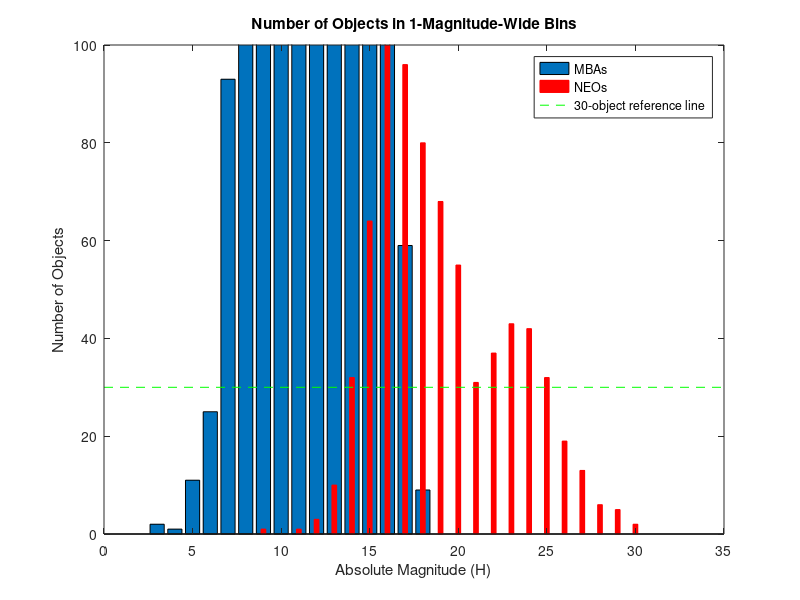
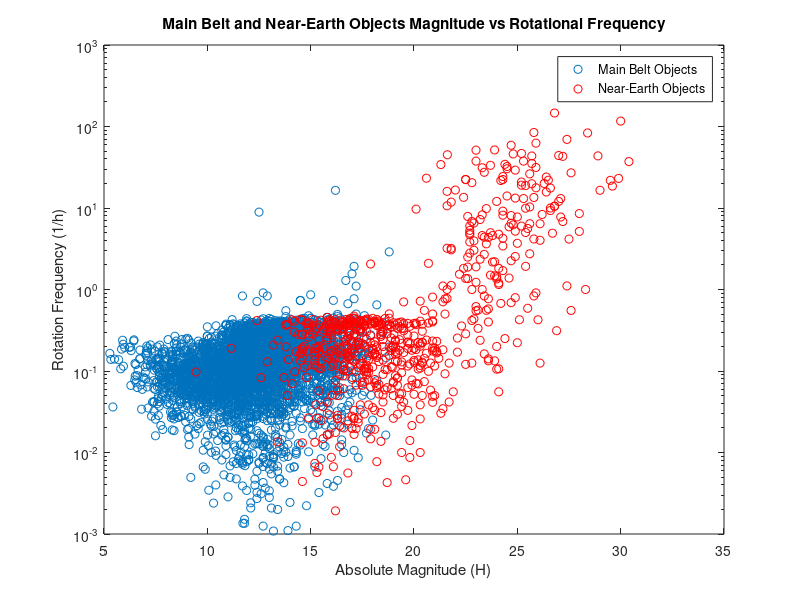
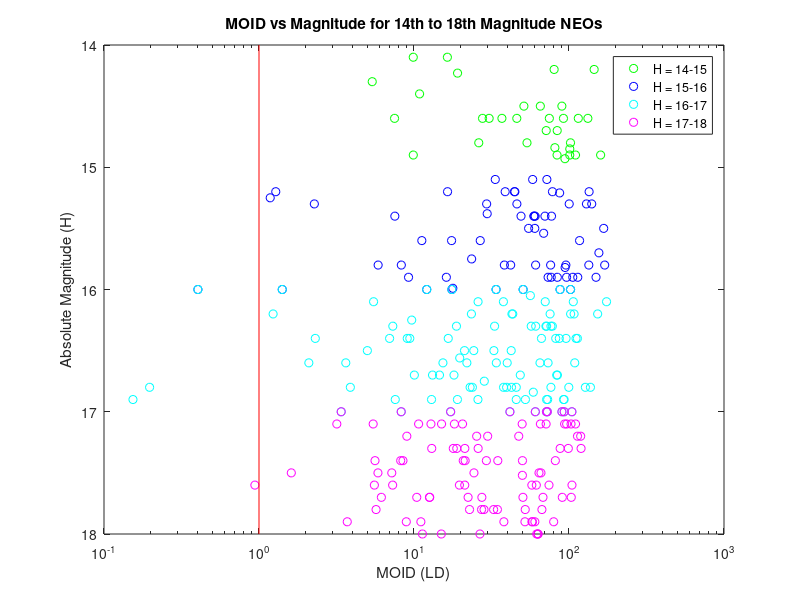
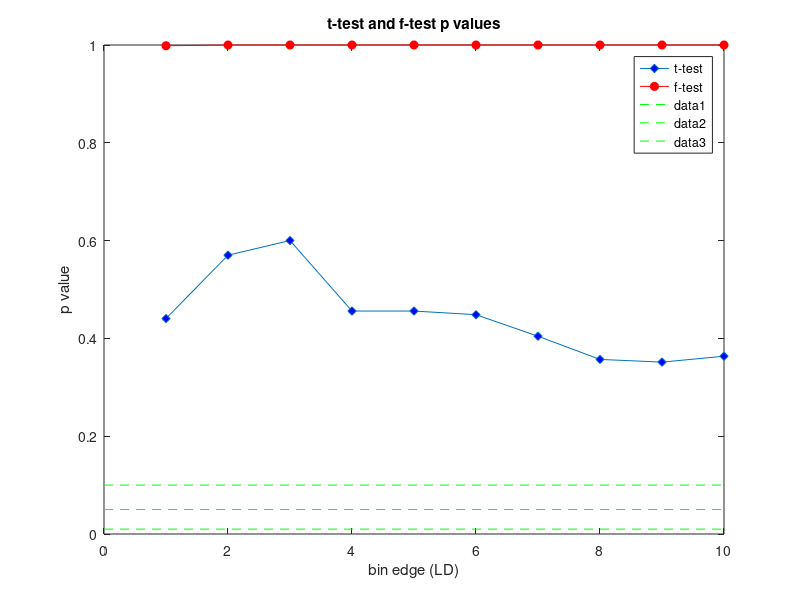

Recreate these plots in MATLAB, in order.
% MBA analysis
clear all; close all; clc;
% mbaFile = 'horizons_main_belt_with_rot.csv';
% neoFile = 'horizons_data_analysis.xlsx';
% 
% mbaPeriod = xlsread(mbaFile,1,'G2:G4032');
% mbaFreq = 1./mbaPeriod;
% mbaMoidLD = xlsread(mbaFile,1,'K2:K4032');
% mbaH = xlsread(mbaFile,1,'D2:D4032');
% 
% neoPeriod = xlsread(neoFile,1,'G2:G10938');
% neoMoid = xlsread(neoFile,1,'J2:J10938');
% neoH = xlsread(neoFile,1,'D2:D10938');
% 
% % trim the longer array to be the same size as the shorter array
% if length(neoPeriod)~=length(neoMoid)
%     if length(neoPeriod)>length(neoMoid)
%         neoPeriod(length(neoMoid)+1:end) = [];
%         neoH(length(neoMoid)+1:end) = [];
%     else
%         neoMoid(length(neoPeriod)+1:end) = [];
%         neoH(length(neoPeriod)+1:end) = [];
%     end
% end        
% 
% for i = fliplr(1:length(neoPeriod))
%     if isnan(neoPeriod(i)) || neoPeriod(i) == 0
%         neoPeriod(i) = [];
%         neoMoid(i) = [];
%         neoH(i) = [];
%     end
% end
% 
% neoFreq = 1./neoPeriod;

load('mbaAndNeoData');

% count the number of objects from 5th to 30th magnitude
for mag = 1:30
    count = 1;
    for i = 1:length(mbaH)      % counting MBAs
        if mag <= mbaH(i) && mbaH(i) <= mag+1
            mbaMagSubset(mag,count,:) = [mbaH(i) mbaFreq(i)];       % mag subset dimensions represent (magnitude bin, object number (for reference), and [H, freq])
            count = count + 1;
        end
    end
end

for mag = 1:30
    count = 1;
    for i = 1:length(neoH)      % counting NEOs
        if mag <= neoH(i) && neoH(i) <= mag+1
            neoMagSubset(mag,count,:) = [neoH(i) neoFreq(i) neoMoid(i)/0.002655];
            count = count + 1;
        end
    end
end

% count the number of elements in each magnitude bin
for i = 1:(length(mbaMagSubset(:,1,1)))
    mbaNumVec(i) = nnz(mbaMagSubset(i,:,1));
end
mbaNumVec = [mbaNumVec zeros(1,30-length(mbaNumVec))]; % fill in extra zeros

for i = 1:(length(neoMagSubset(:,1,1)))
    neoNumVec(i) = nnz(neoMagSubset(i,:,1));
end
neoNumVec = [neoNumVec zeros(1,30-length(neoNumVec))]; % fill in extra zeros

% rebin for analysis
neoHVec = reshape(neoMagSubset(14:17,:,1),1,[]);
neoHVec(neoHVec==0) = [];
neoFreqVec = reshape(neoMagSubset(14:17,:,2),1,[]);
neoFreqVec(neoFreqVec==0) = [];
neoMoidVec = reshape(neoMagSubset(14:17,:,3),1,[]);
neoMoidVec(neoMoidVec==0) = [];

mbaFreqVec = reshape(mbaMagSubset(14:17,:,2),1,[]);
mbaFreqVec(mbaFreqVec==0) = [];

nNeo = zeros(1,10);
meanFreqNeo = zeros(1,10);
stdFreqNeo = zeros(1,10);
% remove non-encounter NEOs
for j = fliplr(1:10)
    for i = fliplr(1:length(neoMoidVec))
        if neoMoidVec(i) > j
            neoHVec(i) = [];
            neoFreqVec(i) = [];
            neoMoidVec(i) = [];
        end
    end
    nNeo(j) = length(neoHVec);
    meanFreqNeo(j) = mean(neoHVec);
    stdFreqNeo(j) = std(neoHVec);

    % f and t test
    [fH, fP(j), fci(j,:), fstats(j)] = vartest2(neoFreqVec,mbaFreqVec,'Tail','right');
    [tH, tP(j), tci(j,:), tstats(j)] = ttest2(neoFreqVec,mbaFreqVec,'Tail','right');
end

%%
% plot the comparison of the two counts
countComparison = figure;
width = 0.8;
bar(1:30,mbaNumVec,width);
hold on;
bar(1:30,neoNumVec,width/3,'FaceColor','r','EdgeColor','r');
plot(xlim,[30, 30],'g--');
title('Number of Objects in 1-Magnitude-Wide Bins');
xlabel('Absolute Magnitude (H)');
ylabel('Number of Objects');
legend('MBAs', 'NEOs', '30-object reference line');
ylim([0 100]);
hold off;
% saveas(countComparison,'..\Documentation\Thesis\mbaNeoCountComparison.png');

magVsFreq = figure;
semilogy(mbaH,1./mbaPeriod,'o');
ylim([1E-3 1E3]);
xlim([5 35]);
hold on;
semilogy(neoH,1./neoPeriod,'or');
xlabel('Absolute Magnitude (H)');
ylabel('Rotation Frequency (1/h)');
legend('Main Belt Objects','Near-Earth Objects','Location','Best');
title('Main Belt and Near-Earth Objects Magnitude vs Rotational Frequency');
hold off;
% saveas(magVsFreq,'..\Documentation\Thesis\mag_vs_frequency_mba_neo.png');

% plot MOID vs absolute magnitude
moidCheck = figure;
cstring = 'gbcm';
mag = 14:17;
for i = 1:length(mag)
    neoMoidVec = reshape(neoMagSubset(mag(i),:,3),1,[]);
    neoMoidVec(neoMoidVec==0) = [];
    neoHVec = reshape(neoMagSubset(mag(i),:,1),1,[]);
    neoHVec(neoHVec==0) = [];
    semilogx(neoMoidVec,neoHVec,horzcat('o',cstring(i)));
    hold on;
end
semilogx([1 1], ylim, 'r');
hold off;
set(gca,'YDir','reverse');
xlabel('MOID (LD)');
ylabel('Absolute Magnitude (H)');
legend('H = 14-15','H = 15-16','H = 16-17','H = 17-18','Location','Best');
title('MOID vs Magnitude for 14th to 18th Magnitude NEOs');
% saveas(moidCheck,'..\Documentation\Thesis\neoMoidMag14to18.png');

statTest = figure;
plot(1:length(tP),tP,'d-','MarkerFaceColor','b');
hold on;
plot(1:length(fP),fP,'ro-','MarkerFaceColor','r');
legend('t-test', 'f-test');
ylabel('p value');
xlabel('bin edge (LD)');
plot(xlim,[0.1 0.1],'g--');
plot(xlim,[0.05 0.05],'g--');
plot(xlim,[0.01 0.01],'g--');
title('t-test and f-test p values');
hold off;
% saveas(statTest,'..\Documentation\Thesis\statTestMba.png');